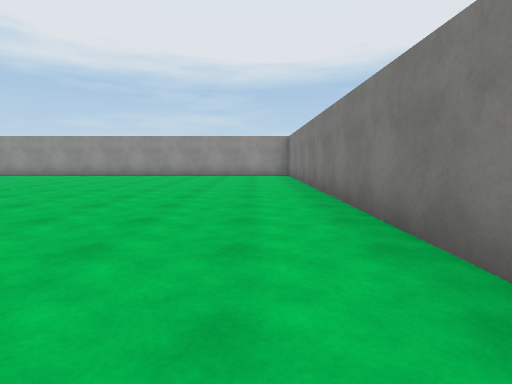
[1] (above)

22 first-person views from a walk through a 3-D level made in the Unity game engine. The camera is 1.2 m above the floor, tilts 6° down and sees 80° across. Doors are open. The floor is counted in squares, 2 m on a side. Each view is taken from the middle of a square. On the plan, view 1 faces up. The plan holds only what a view shows up to about 9 squares ahead; the rest is blank. The player character is not drawn. Some surface patterns are stand-ins.

[2]
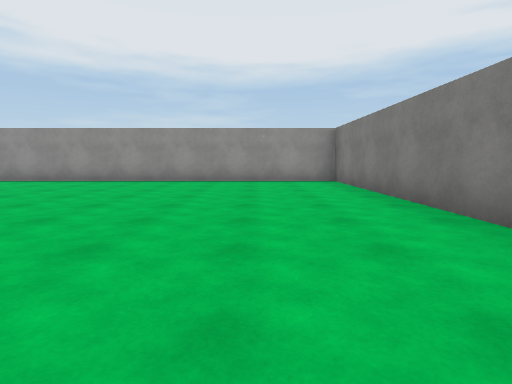

[3]
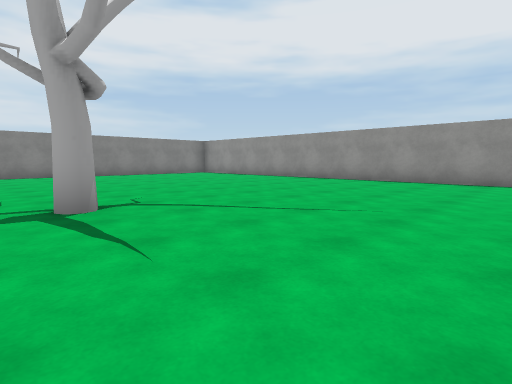

[4]
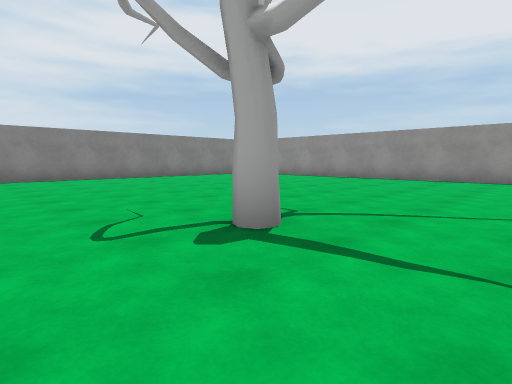

[5]
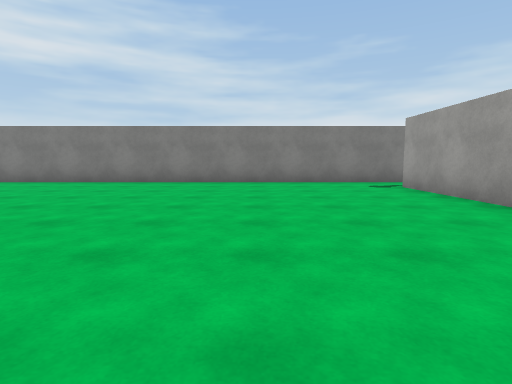

[6]
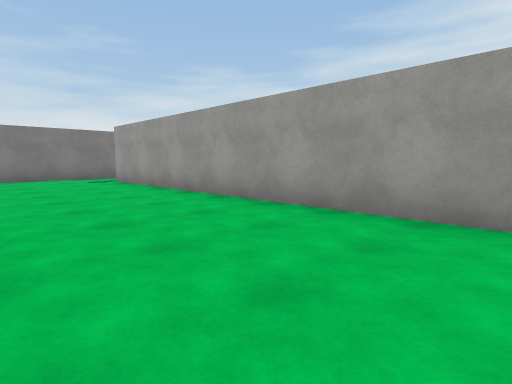

[7]
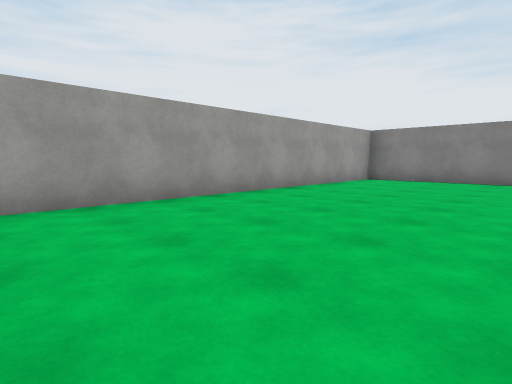

[8]
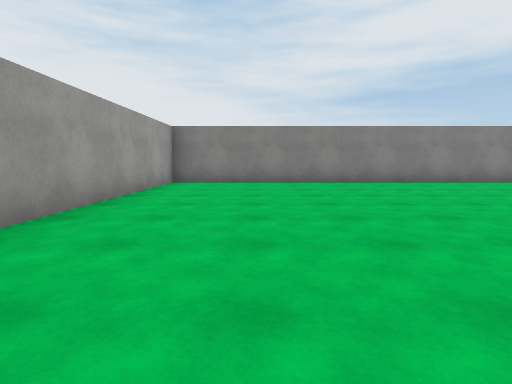

[9]
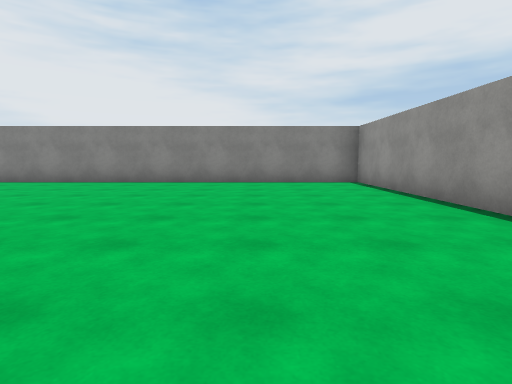

[10]
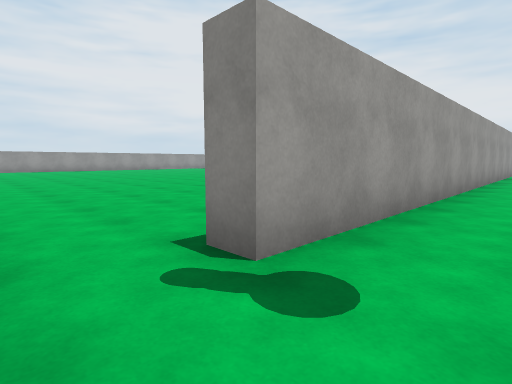

[11]
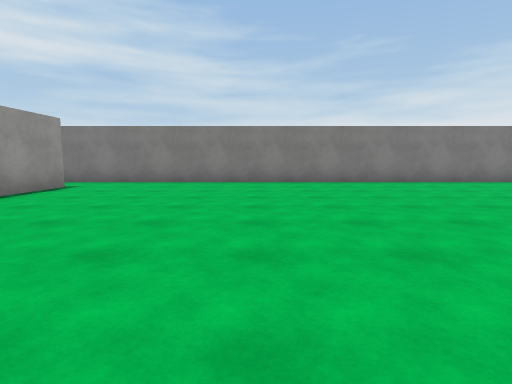

[12]
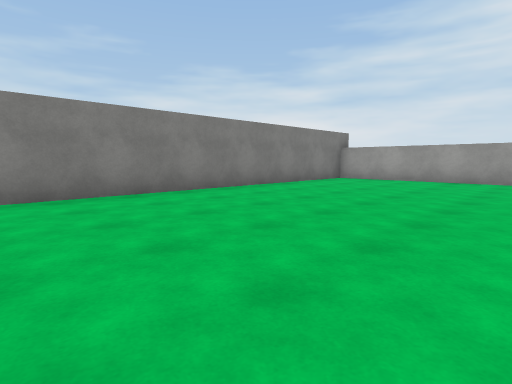

[13]
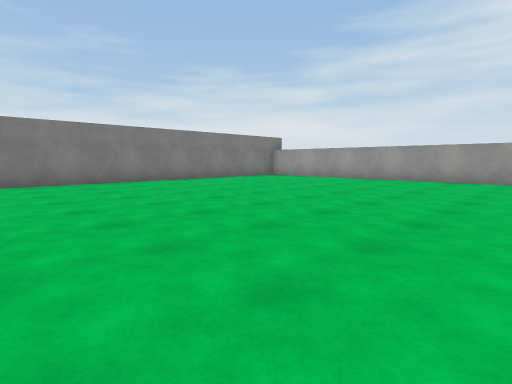

[14]
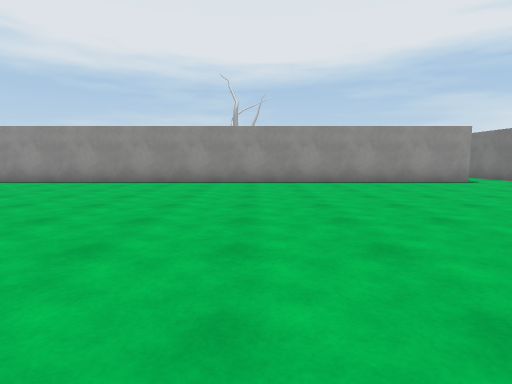

[15]
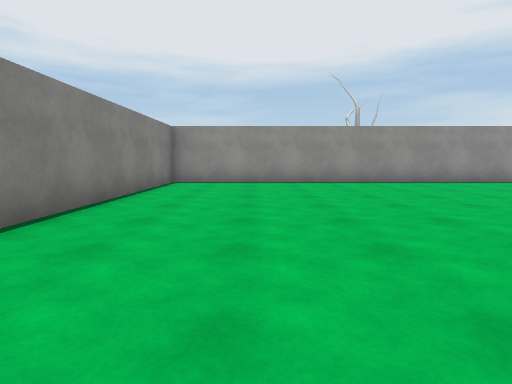

[16]
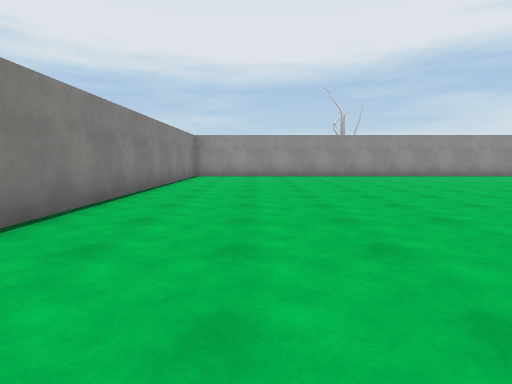

[17]
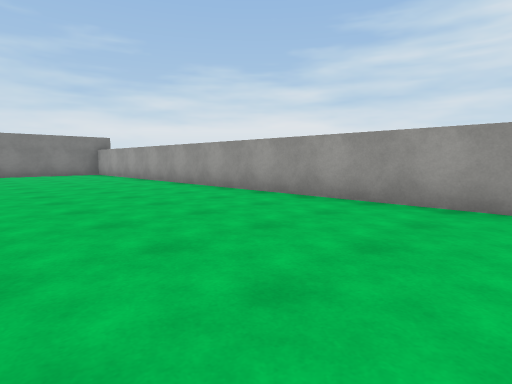

[18]
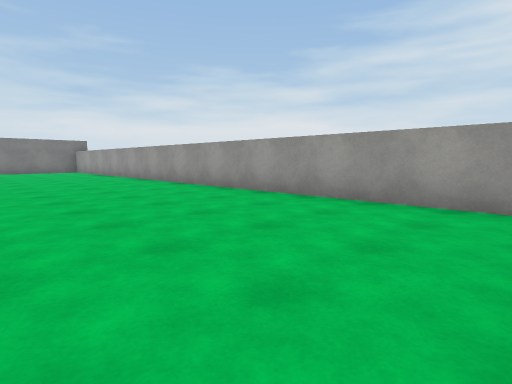

[19]
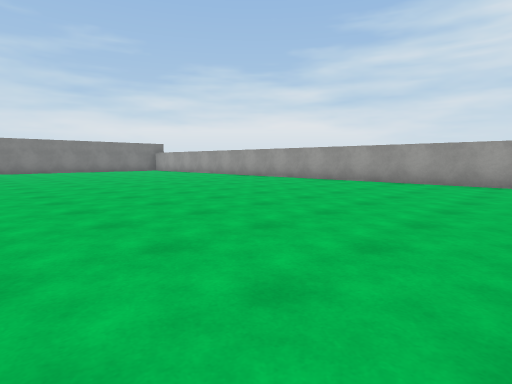

[20]
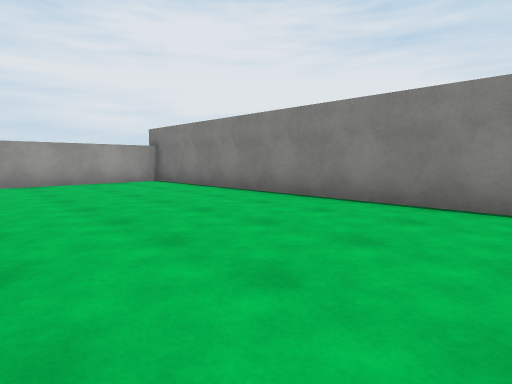

[21]
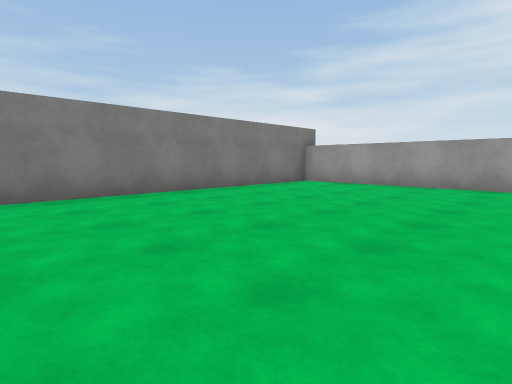

[22]
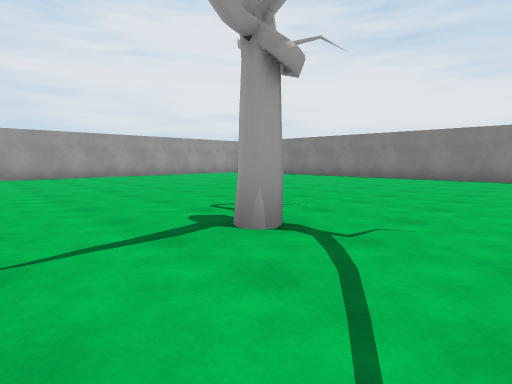

### Floor plan
Points are (right, up) in squares from view 1. A wall is a line through its corners. A room is listed if a view was taken in it or the views show most of it. See-through windows are left out.
Room 1 (views 1, 2, 3, 4, 5, 6, 7, 8, 9, 10, 22)
walls: (-10.2, 11.8) (-15.2, 11.8) (-15.2, -5.2) (-0.3, -5.2); (1.2, -5.5) (1.2, 11.8) (-8.4, 11.8)
ways out: open door at (0.5, -5.5) to room 2
objects: other object (-7, 4)
Room 2 (views 11, 12, 13, 14, 15, 16, 17, 18, 19, 20, 21)
walls: (-0.3, -5.8) (-15.2, -5.8) (-15.2, -22.3) (1.2, -22.3) (1.2, -5.5)
ways out: open door at (0.5, -5.5) to room 1

Where each view was taken, in squares from view 1:
view 1: 0 up, 0 right, facing up
view 2: 3 up, 1 left, facing up
view 3: 3 up, 3 left, facing up-left
view 4: 2 up, 5 left, facing up-left
view 5: 2 down, 7 left, facing right
view 6: 2 down, 9 left, facing down-right
view 7: 1 down, 6 left, facing down-left
view 8: 3 down, 7 left, facing left
view 9: 9 up, 7 left, facing left
view 10: 4 down, 1 right, facing down-left
view 11: 10 down, 7 left, facing right
view 12: 13 down, 4 left, facing down-right
view 13: 13 down, 7 left, facing down-right
view 14: 14 down, 6 left, facing up
view 15: 14 down, 13 left, facing up
view 16: 17 down, 13 left, facing up
view 17: 18 down, 12 left, facing down-right
view 18: 18 down, 15 left, facing down-right
view 19: 14 down, 15 left, facing down-right
view 20: 14 down, 11 left, facing down-left
view 21: 15 down, 4 left, facing down-right
view 22: 6 up, 5 left, facing down-left
